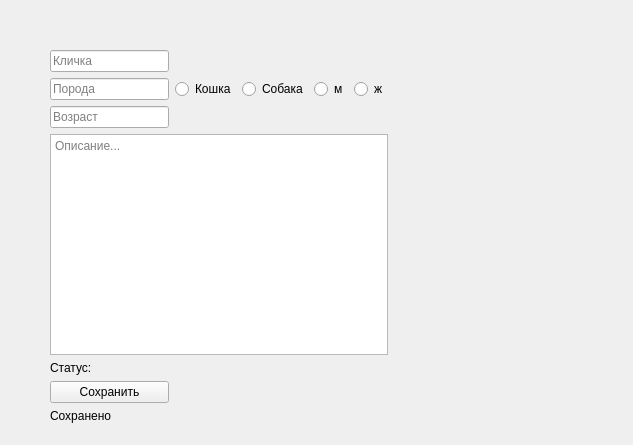
<?xml version="1.0" encoding="UTF-8"?>
<ui version="4.0">
 <class>Form</class>
 <widget class="QWidget" name="Form">
  <property name="geometry">
   <rect>
    <x>0</x>
    <y>0</y>
    <width>633</width>
    <height>445</height>
   </rect>
  </property>
  <property name="windowTitle">
   <string>Form</string>
  </property>
  <widget class="QWidget" name="">
   <property name="geometry">
    <rect>
     <x>50</x>
     <y>50</y>
     <width>338</width>
     <height>373</height>
    </rect>
   </property>
   <layout class="QGridLayout" name="gridLayout">
    <item row="0" column="2">
     <layout class="QVBoxLayout" name="verticalLayout_2">
      <item>
       <layout class="QHBoxLayout" name="horizontalLayout"/>
      </item>
     </layout>
    </item>
    <item row="5" column="0">
     <widget class="QLabel" name="errorLabel">
      <property name="text">
       <string>Сохранено</string>
      </property>
     </widget>
    </item>
    <item row="1" column="0" colspan="2">
     <widget class="QPlainTextEdit" name="descriptionEdit">
      <property name="placeholderText">
       <string>Описание...</string>
      </property>
     </widget>
    </item>
    <item row="0" column="1">
     <layout class="QHBoxLayout" name="horizontalLayout_2">
      <item>
       <widget class="QRadioButton" name="catRadio">
        <property name="text">
         <string>Кошка</string>
        </property>
        <attribute name="buttonGroup">
         <string notr="true">kindGroup</string>
        </attribute>
       </widget>
      </item>
      <item>
       <widget class="QRadioButton" name="dogRadio">
        <property name="text">
         <string>Собака</string>
        </property>
        <attribute name="buttonGroup">
         <string notr="true">kindGroup</string>
        </attribute>
       </widget>
      </item>
      <item>
       <widget class="QRadioButton" name="maleRadio">
        <property name="text">
         <string>м</string>
        </property>
        <attribute name="buttonGroup">
         <string notr="true">sexGroup</string>
        </attribute>
       </widget>
      </item>
      <item>
       <widget class="QRadioButton" name="femaleRadio">
        <property name="text">
         <string>ж</string>
        </property>
        <attribute name="buttonGroup">
         <string notr="true">sexGroup</string>
        </attribute>
       </widget>
      </item>
     </layout>
    </item>
    <item row="0" column="0">
     <layout class="QVBoxLayout" name="verticalLayout">
      <item>
       <widget class="QLineEdit" name="nameEdit">
        <property name="placeholderText">
         <string>Кличка</string>
        </property>
       </widget>
      </item>
      <item>
       <widget class="QLineEdit" name="breedEdit">
        <property name="placeholderText">
         <string>Порода</string>
        </property>
       </widget>
      </item>
      <item>
       <widget class="QLineEdit" name="ageEdit">
        <property name="placeholderText">
         <string>Возраст</string>
        </property>
       </widget>
      </item>
     </layout>
    </item>
    <item row="4" column="0">
     <widget class="QPushButton" name="saveBtn">
      <property name="text">
       <string>Сохранить</string>
      </property>
     </widget>
    </item>
    <item row="3" column="0">
     <widget class="QLabel" name="statusLabel">
      <property name="text">
       <string>Статус: </string>
      </property>
     </widget>
    </item>
   </layout>
  </widget>
 </widget>
 <resources/>
 <connections/>
 <buttongroups>
  <buttongroup name="kindGroup"/>
  <buttongroup name="sexGroup"/>
 </buttongroups>
</ui>
